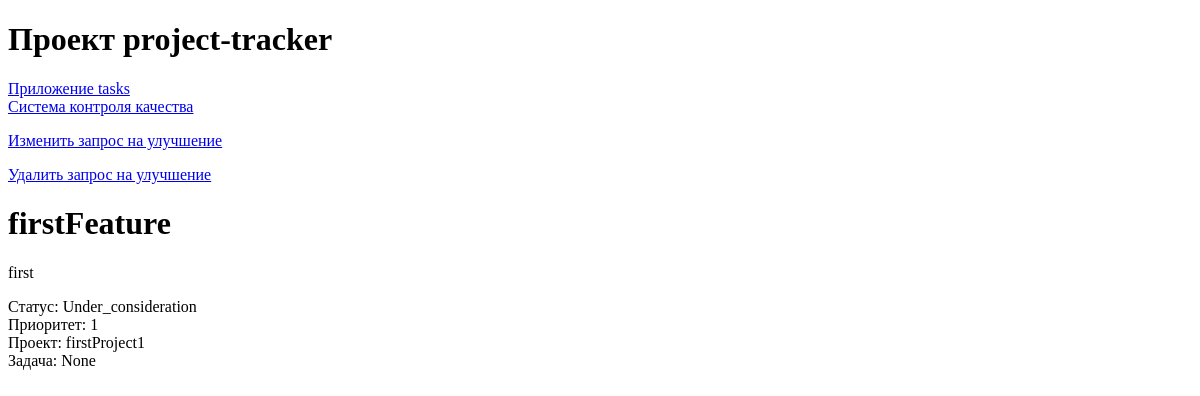
Page /quality_control/features/1/ on the earlier database version.
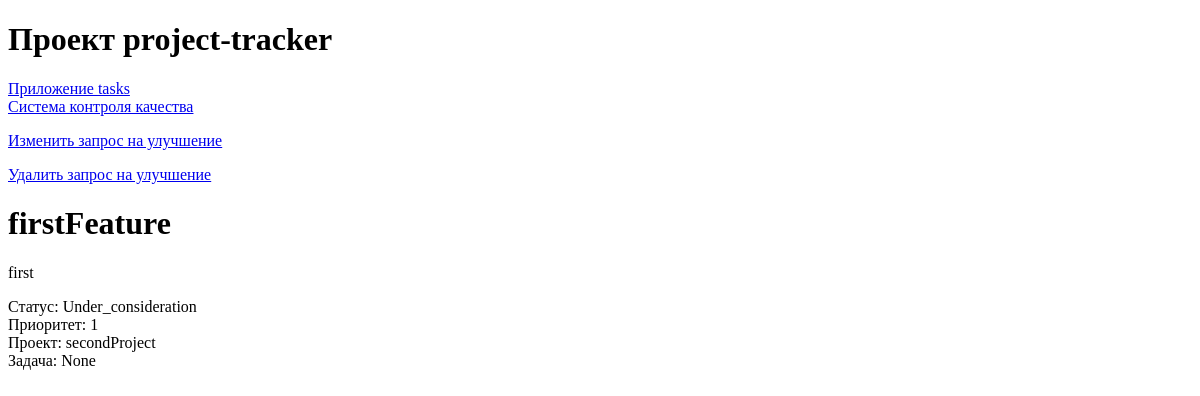
Same page on the later database version.
### quality_control/models.py (models this page shows)
class FeatureRequest(models.Model):
    STATUS_CHOICES = [
        ('Under_consideration', 'На рассмотрении'),
        ('Accepted', 'Принято'),
        ('Rejected', 'Отклонено')
    ]
    PRIORITY_CHOICES = [
        ('1', 'Низший'),
        ('2', 'Низкий'),
        ('3', 'Средний'),
        ('4', 'Высокий'),
        ('5', 'Наивысший')
    ]
    title = models.CharField(max_length=100)
    description = models.TextField()
    project = models.ForeignKey(
        Project,
        on_delete=models.CASCADE
    )
    task = models.ForeignKey(
        Task,
        on_delete=models.SET_NULL,
        null=True,
        blank=True
    )
    status = models.CharField(
        max_length=50,
        choices=STATUS_CHOICES,
        default='Under_consideration'
    )
    priority = models.CharField(
        max_length=50,
        choices=PRIORITY_CHOICES,
        default='1'
    )
    created_at = models.DateTimeField(auto_now_add=True)
    updated_at = models.DateTimeField(auto_now=True)

### tasks/models.py (models this page shows)
class Project(models.Model):
    name = models.CharField(max_length=100)
    description = models.TextField()
    created_at = models.DateTimeField(auto_now_add=True)
    def __str__(self):
        return self.name

### quality_control/views.py (the view)
# urls.py: path('features/<int:feature_id>/', views.FeatureDetailView.as_view(), name='feature_detail'),
class FeatureDetailView(DetailView):
    model = FeatureRequest
    pk_url_kwarg = 'feature_id'
    template_name = 'quality_control/feature_detail.html'

### quality_control/templates/quality_control/feature_detail.html
{% extends 'base/base.html' %}
{% block content %}
    <p><a href="{% url 'quality_control:update_feature' featurerequest.id %}">Изменить запрос на улучшение</a></p>
    <p><a href="{% url 'quality_control:delete_feature' featurerequest.id %}" onclick="return confirm('Вы уверены, что хотите удалить этот запрос на улучшение?');">Удалить запрос на улучшение</a></p>
    <h1>{{ featurerequest.title }}</h1>
    <p>{{ featurerequest.description }}</p>
    <p>
        Статус: {{ featurerequest.status }}<br>
        Приоритет: {{ featurerequest.priority }}<br>
        Проект: {{ featurerequest.project }}<br>
        Задача: {{ featurerequest.task }}
    </p>
{% endblock %}

Differences in the rows shown:
changed FeatureRequest "firstFeature": project "firstProject1" → "secondProject"
